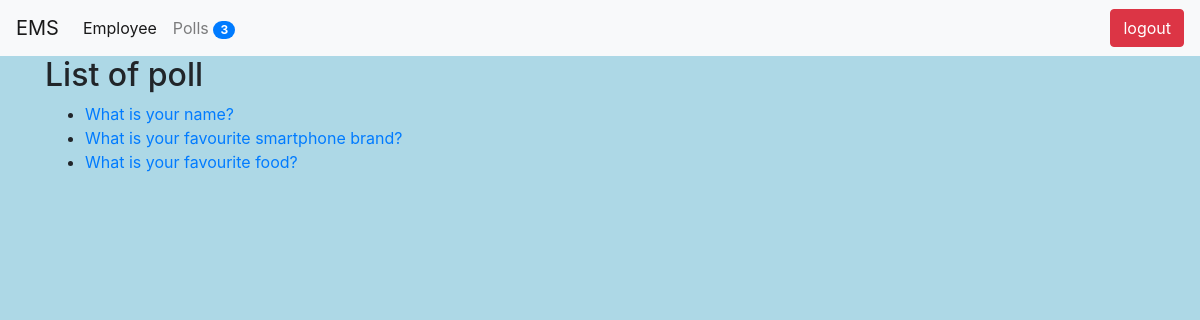
Screenshot of /poll/ (signed in) with the database file from the repository.
### poll/models.py (models this page shows, shortened)
class Question(models.Model):
    title = models.TextField(null=True, blank=True)
    status = models.CharField(default='inactive',max_length=10)
    created_by = models.ForeignKey(User,null=True, blank=True,on_delete=models.CASCADE)
    start_date = models.DateTimeField(null=True,blank=True)
    end_date = models.DateTimeField(null=True,blank=True)
    created_at = models.DateTimeField(auto_now_add=True)
    modified_at = models.DateTimeField(auto_now=True)

### poll/views.py (the view)
# urls.py: path('', views.index, name='poll_list'),
@login_required(login_url='/login/')
def index(request):
    context = {}
    questions = Question.objects.all()
    context['title'] = 'poll'
    context['questions'] = questions
    return render(request,'poll/index.html',context)

### poll/context_processors.py (called while the page is built)
def polls_count(request):
    count = Question.objects.count()
    return {"polls_count":count}

### webapp/templates/poll/index.html
{% extends 'base.html' %}
{% block content %}
<h2>List of {{title}}</h2>
    {% if questions %}
    <ul>
        {% for question in questions %}
            <li> <a href="{% url 'poll_details' question.id %}">{{ question.title }}</a></li>
        {% endfor %}
    </ul>
    {% else %}
        <p>There is no question available</p>
    {% endif %}
{% endblock content %}

### webapp/static/css/custom.css (style rules this page uses)
body { background-color: lightblue; }

### rows the page displays
Question: title "What is your name?"
Question: title "What is your favourite smartphone brand?"
Question: title "What is your favourite food?"

### other values shown
{{ polls_count }} "3"
{{ title }} "poll"
